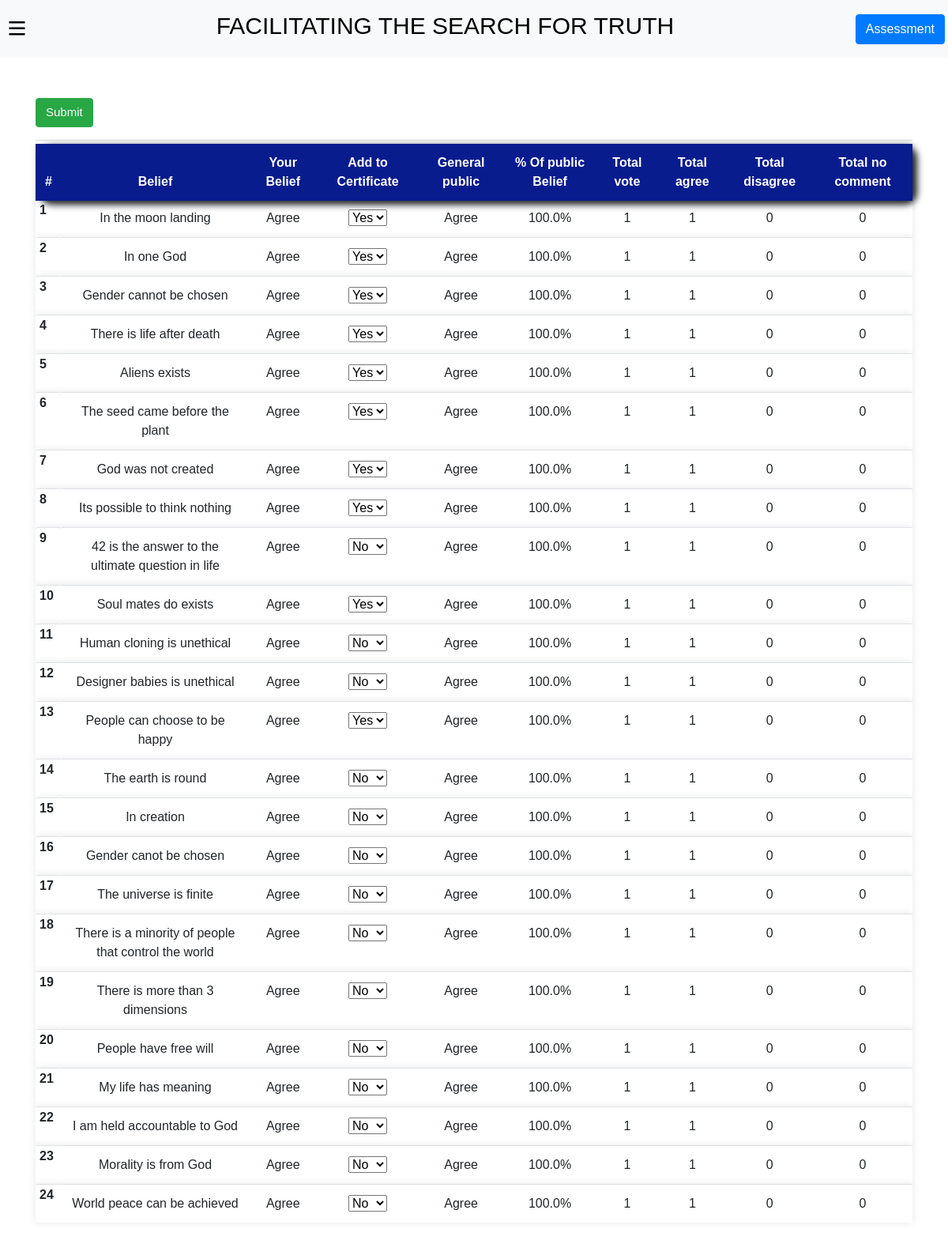
The page /profile/ (signed in) on the database as committed earlier.
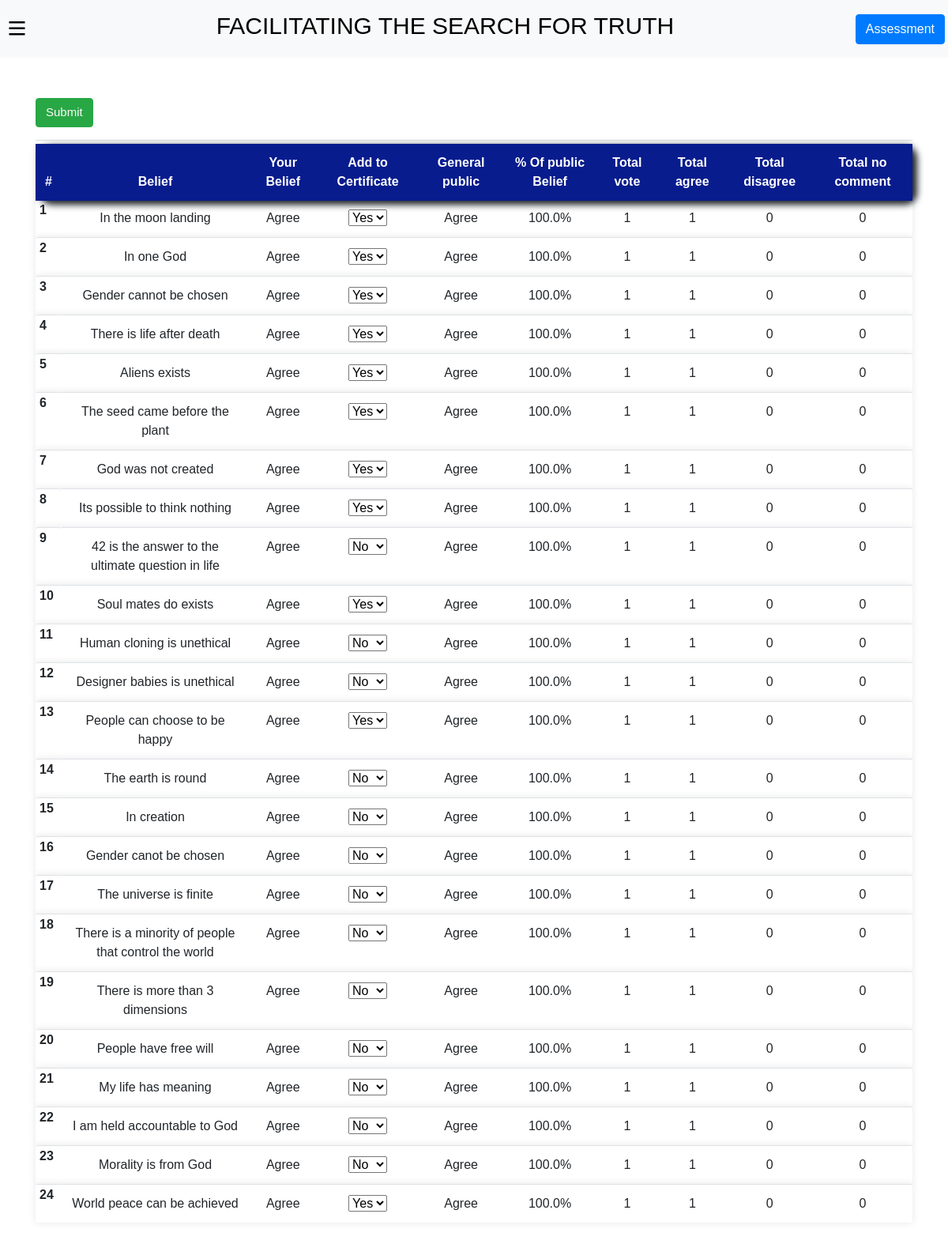
The same page on the database as committed later.
### truthlist/models.py (models this page shows, shortened)
class UserAnswer(models.Model):
    user = models.ForeignKey(User, on_delete=models.CASCADE)
    question = models.ForeignKey(Question, on_delete=models.CASCADE)
    answer = models.CharField(max_length=10)
    date = models.DateTimeField(auto_now_add=True)
    add_to_certificate = models.BooleanField(default=False)
    def general_public(self):
        all_answer = UserAnswer.objects.filter(question=self.question)
        total = len(all_answer)
        agree = len(all_answer.filter(answer='agree'))
        disagree = len(all_answer.filter(answer='disagree'))
        no_comment = len(all_answer.filter(answer='no_comment'))
        if agree > disagree and agree > no_comment:
            parcentage = (agree / total) * 100
            parcentage = round(parcentage, 2)
            return 'Agree', parcentage, total, agree, disagree, no_comment
        elif disagree > agree and disagree > no_comment:
            parcentage = (disagree / total) * 100
            parcentage = round(parcentage, 2)
            return 'Disagree', parcentage, total, agree, disagree, no_comment
        elif no_comment > agree and no_comment > disagree:
            parcentage = (no_comment / total) * 100
            parcentage = round(parcentage, 2)
            return 'No comment', parcentage, total, agree, disagree, no_comment

class Question(models.Model):
    question = models.TextField()
    category = models.ForeignKey(Category, null=True, blank=True, on_delete=models.SET_NULL)
    is_fundamental = models.BooleanField(default=False)
    truth_or_lie = models.CharField(max_length=10, choices=TRUTH_OR_LIE_CHOICES, default='Middle')
    active = models.BooleanField(default=False)
    date = models.DateTimeField(auto_now_add=True)
    def __str__(self):
        return self.question

### truthlist/views.py (the view)
# urls.py: path('profile/', views.profile, name='profile'),
@login_required(login_url='login')
def profile(request):
    questions = UserAnswer.objects.filter(user=request.user)
    return render(request, 'truthlist/profile.html', {'questions': questions})

### truthlist/templates/truthlist/profile.html (shortened to what this page needs)
{% extends 'truthlist/base.html' %}
{% load static %}
{% block content %}
<form class="container my-5" style="overflow-x: scroll;">
        <h2>
          <a class="btn btn-success" href="{%url 'download_certificate'%}" style=" font-size: 15px;color: rgb(252, 251, 251); ">
           Submit
          </a>
        </h2>
    <table class="table mt-3">
        <thead style="position: sticky; top: 60px; z-index: 1;  background-color: #ffffff;box-shadow: 0px 0px 9px 0px rgba(0,0,0,0.1);;text-align : center;word-wrap: normal; border-radius: 15px;     padding: 10px;box-shadow: 6px 4px 8px;text-align: center; ">
          <tr style="  background-color:#081C8D;box-shadow: 0px 0px 9px 0px rgba(0,0,0,0.1);;text-align : center;word-wrap: normal ;color:#FFFFFF">
            <th scope="col">#</th>
            <th scope="col">Belief</th>
            <th scope="col">Your Belief</th>
            <th scope="col">Add to Certificate</th>
            <th scope="col">General public</th>
            <th scope="col">% Of public Belief</th>
            <th scope="col">Total vote</th>
            <th scope="col">Total agree</th>
            <th scope="col">Total disagree</th>
            <th scope="col">Total no comment</th>
          </tr>
        </thead>
        <tbody>
            {% for data in questions %}
            <tr style="  background-color: #ffffff;box-shadow: 0px 0px 9px 0px rgba(0,0,0,0.1);;text-align : center;word-wrap: normal;">
                <th scope="row" style="border-radius: 3px;padding: 1px 5px;display: flex;justify-content: space-between; margin-bottom: 15px;text-align : center;word-wrap: normal ;">{{ forloop.counter }}</th>
                <td>{{ data.question }}</td>
                <td>
                    {% if data.answer == 'agree' %}
                        Agree
                    {% elif data.answer == 'disagree' %}
                        Disagree
                    {% else %}
                        No Comment
                    {% endif %}
                </td>
                <td>
                <select class="form-select" aria-label="Default select example" onchange="add_to_certtificate(this.value, {{ data.id }})">
                        <option {% if data.add_to_certificate%} selected {% endif %} value="true">Yes</option>
                        <option {% if not data.add_to_certificate%} selected {% endif %} value="false">No</option>
                    </select>
                <td>
                    {{ data.general_public.0 }}
                </td>
                <td>
                    {{ data.general_public.1 }}%
                </td>
                <td>
                    {{ data.general_public.2 }}
                </td>
                <td>
                    {{ data.general_public.3 }}
                </td>
                <td>
                    {{ data.general_public.4 }}
                </td>
                <td>
                    {{ data.general_public.5 }}
                </td>
            </tr>
            {% endfor %}
        </tbody>
    </table>
</form>
<br><br><br><br><br>
{% endblock %}

### truthlist/templates/truthlist/base.html (shortened to what this page needs)
{% load static %}
<!DOCTYPE html>
<html lang="en">
    <head>
        <link
            rel="stylesheet"
            href="https://stackpath.bootstrapcdn.com/bootstrap/4.3.1/css/bootstrap.min.css"
        />
        <link href="https://cdnjs.cloudflare.com/ajax/libs/font-awesome/5.13.0/css/all.min.css" rel="stylesheet">
        <link rel="stylesheet" href="{% static "truthlist/font.css"%}">
        <link rel="stylesheet" href="{% static "truthlist/style2.css"%}">
    </head>
    <body>
        {% include 'truthlist/navbar.html' %}
        {% block content %}{% endblock %}
    </body>
</html>

### truthlist/templates/truthlist/navbar.html (shortened to what this page needs)
<nav style="position: sticky; top: 0; z-index: 10;"class="mt-0 pt-2 pb-2 navbar-light bg-light" >
<div style="display: flex; justify-content: space-between; align-items: center;" class="my-2">
  <div class="ml-1" onclick="openNav()" style="cursor: pointer;">
    <svg viewBox="0 0 100 80" width="40" height="20">
      <rect width="80" height="10"></rect>
      <rect y="30" width="80" height="10"></rect>
      <rect y="60" width="80" height="10"></rect>
    </svg>
  </div>
  <div class="mx-2" >
    <h2 class="title-h1">
      <a href="{%url 'home'%}" class="title-name" style="color: black;">
        FACILITATING THE SEARCH FOR TRUTH
      </a>
    </h2>
  </div>
  <div>
    <a href="{% url 'assessment' %}" >
      <button class="btn btn-primary float-right  mr-1"  >
          Assessment
      </button>
    </a>
  </div>
</div>
</nav>

Rows that differ between the two databases and show on the page:
changed UserAnswer "World peace can be achieved": add_to_certificate+id "No" → "Yes"
